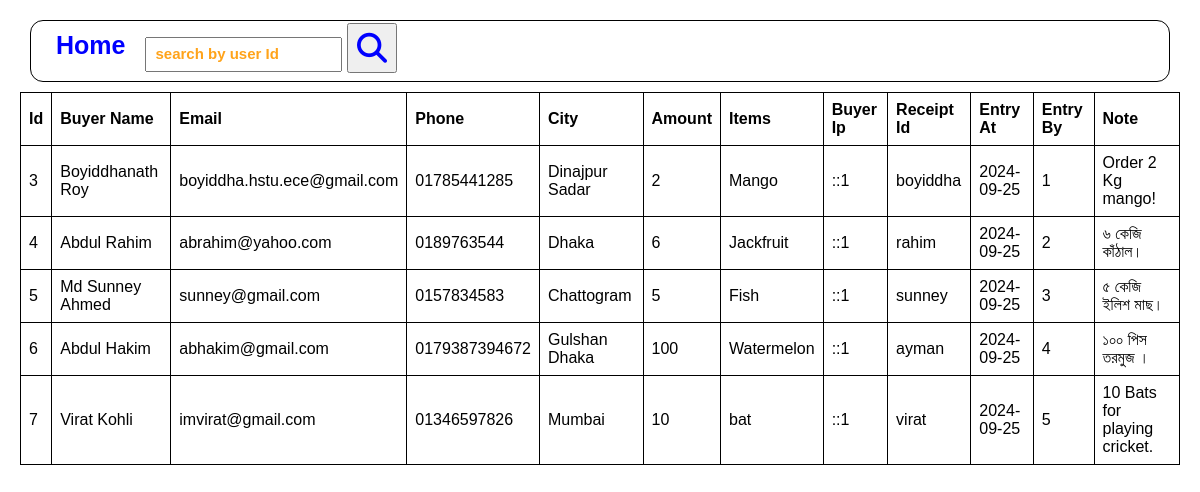
The page /xpeedstudio/report.php on the database its author committed.
### tables this page shows
CREATE TABLE `customer` (
  `id` bigint(20) NOT NULL,
  `amount` int(10) NOT NULL,
  `buyer` varchar(255) NOT NULL,
  `receipt_id` varchar(20) NOT NULL,
  `items` varchar(255) NOT NULL,
  `buyer_email` varchar(50) NOT NULL,
  `buyer_ip` varchar(20) NOT NULL,
  `note` text NOT NULL,
  `city` varchar(20) NOT NULL,
  `phone` varchar(20) NOT NULL,
  `entry_at` date NOT NULL,
  `entry_by` int(10) NOT NULL
);

### xpeedstudio/db_connection.php (called while the page is built, shortened)
<?php
	class Database {
		private $host = 'localhost';
		private $db_name = 'registration';
		private $username = 'root';
		private $password = '';
		private $conn;
		public function connect() {
			$this->conn = null;
			try {
				$this->conn = new mysqli($this->host, $this->username, $this->password, $this->db_name);
			} catch (Exception $e) {
				echo 'Error: ' . $e->getMessage();
			}
			return $this->conn;
		}
		public function select($table, $where = null) {
			$sql = 'SELECT * FROM '.$table;
			$result = $this->conn->query($sql);
			if($result) {
				return $result;
			} else {
				return false;
			}
		}
	}
?>

### xpeedstudio/report.php (the view, shortened to what this page needs)
<?php
	include 'db_connection.php';
	$obj = new Database();
?>
<!DOCTYPE html>
<html lang="en">
<head>
  <link rel="stylesheet" type="text/css" href="style.css" />
  <link rel="stylesheet" href="https://cdnjs.cloudflare.com/ajax/libs/font-awesome/6.6.0/css/all.min.css" />
</head>
<body>
	<div class="main">
		<div class="top">
			<div class="home">
				<a href="index.php" > Home </a>
			</div>
			<div >
				<form action="" method="post">
					<input type="number" class="search" name="userid" placeholder="search by user Id">
					<button type="submit" class="search-btn" name="search"><i class="fa fa-search" style="font-size:30px;color:blue;"></i></button>
				</form>
			</div>
		</div>
		<div class="data">
			<table style="width:100%;">
				<thead >
					<tr >
						<th>Id</th>
						<th>Buyer Name</th>
						<th>Email</th>
						<th>Phone</th>
						<th>City</th>
						<th>Amount</th>
						<th>Items</th>
						<th>Buyer Ip</th>
						<th>Receipt Id</th>
						<th>Entry At</th>
						<th>Entry By</th>
						<th>Note</th>
					</tr>
				</thead>
				<tbody>
					<?php
						$result = $obj->select("customer");
						if ( $result->num_rows > 0) {
							while($rows = $result->fetch_assoc()) {
					?>
								<tr>
									<td><?php echo $rows['id']; ?> </td>
									<td><?php echo $rows['buyer']; ?> </td>
									<td> <?php echo $rows['buyer_email']; ?> </td>
									<td> <?php echo $rows['phone']; ?> </td>
									<td><?php echo $rows['city']; ?> </td>
									<td><?php echo $rows['amount']; ?> </td>
									<td> <?php echo $rows['items']; ?> </td>
									<td> <?php echo $rows['buyer_ip']; ?> </td>
									<td><?php echo $rows['receipt_id']; ?> </td>
									<td><?php echo $rows['entry_at']; ?> </td>
									<td> <?php echo $rows['entry_by']; ?> </td>
									<td> <?php echo $rows['note']; ?> </td>
								</tr>
						  <?php
							}
						}else{
								echo "<div style='background-color:red;font-size: 20px;text-align:center;color:white;'><strong>No Record Found! <br> Please Add Buyer.</strong> </div>";
							}
					 ?>
				</tbody>
			</table>
		</div>
	</div>
</body>
</html>

### xpeedstudio/style.css (style rules this page uses)
body { font-family: Arial, sans-serif; margin: 20px; }
table { border-collapse: collapse; }
th, td { border: 1px solid black; padding: 8px; text-align: left; }
input::placeholder, textarea::placeholder { font-size: 15px; font-weight: bold; color: #ffa31a; }
.top { display:flex; margin: 10px; height:60px; text-align: center; border-style: solid; border-width: 1px; border-radius: 13px; }
.home { margin-left:15px; padding:10px; }
.home a { text-decoration: none; color:blue; font-weight:bold; font-size: 25px; }
.search { margin-left:10px; padding:8px; }
.search-btn { margin-top:2px; padding:8px; }
.data { overflow-x: auto; }

### rows shown on the page
customer: id "3", buyer "Boyiddhanath Roy", buyer_email "boyiddha.hstu.ece@gmail.com", phone "01785441285", city "Dinajpur Sadar", amount "2", items "Mango", buyer_ip "::1", receipt "boyiddha", entry_at "2024-09-25", entry_by "1", note "Order 2 Kg mango!"
customer: id "4", buyer "Abdul Rahim", buyer_email "abrahim@yahoo.com", phone "0189763544", city "Dhaka", amount "6", items "Jackfruit", buyer_ip "::1", receipt "rahim", entry_at "2024-09-25", entry_by "2", note "৬ কেজি কাঁঠাল।"
customer: id "5", buyer "Md Sunney Ahmed", buyer_email "sunney@gmail.com", phone "0157834583", city "Chattogram", amount "5", items "Fish", buyer_ip "::1", receipt "sunney", entry_at "2024-09-25", entry_by "3", note "৫ কেজি ইলিশ মাছ।"
customer: id "6", buyer "Abdul Hakim", buyer_email "abhakim@gmail.com", phone "0179387394672", city "Gulshan Dhaka", amount "100", items "Watermelon", buyer_ip "::1", receipt "ayman", entry_at "2024-09-25", entry_by "4", note "১০০ পিস তরমুজ ।"
customer: id "7", buyer "Virat Kohli", buyer_email "imvirat@gmail.com", phone "01346597826", city "Mumbai", amount "10", items "bat", buyer_ip "::1", receipt "virat", entry_at "2024-09-25", entry_by "5", note "10 Bats for playing cricket."
